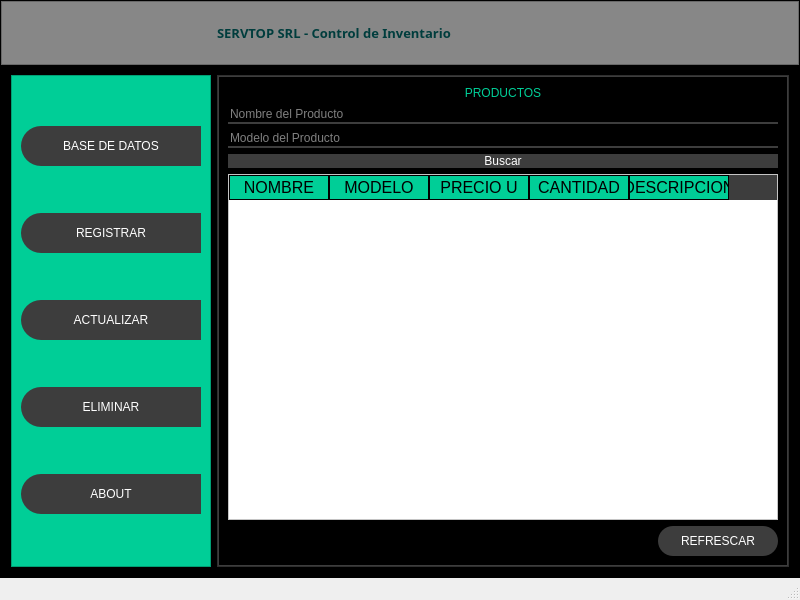
<?xml version="1.0" encoding="UTF-8"?>
<ui version="4.0">
 <class>MainWindow</class>
 <widget class="QMainWindow" name="MainWindow">
  <property name="geometry">
   <rect>
    <x>0</x>
    <y>0</y>
    <width>800</width>
    <height>600</height>
   </rect>
  </property>
  <property name="windowTitle">
   <string>MainWindow</string>
  </property>
  <widget class="QWidget" name="centralwidget">
   <layout class="QVBoxLayout" name="verticalLayout">
    <property name="spacing">
     <number>0</number>
    </property>
    <property name="leftMargin">
     <number>0</number>
    </property>
    <property name="topMargin">
     <number>0</number>
    </property>
    <property name="rightMargin">
     <number>0</number>
    </property>
    <property name="bottomMargin">
     <number>0</number>
    </property>
    <item>
     <widget class="QFrame" name="frame">
      <property name="styleSheet">
       <string notr="true">background-color: rgb(0, 0, 0);</string>
      </property>
      <property name="frameShape">
       <enum>QFrame::Shape::StyledPanel</enum>
      </property>
      <property name="frameShadow">
       <enum>QFrame::Shadow::Raised</enum>
      </property>
      <layout class="QVBoxLayout" name="verticalLayout_2" stretch="1,8">
       <property name="spacing">
        <number>0</number>
       </property>
       <property name="leftMargin">
        <number>0</number>
       </property>
       <property name="topMargin">
        <number>0</number>
       </property>
       <property name="rightMargin">
        <number>0</number>
       </property>
       <property name="bottomMargin">
        <number>0</number>
       </property>
       <item>
        <widget class="QFrame" name="frame_superior">
         <property name="minimumSize">
          <size>
           <width>0</width>
           <height>42</height>
          </size>
         </property>
         <property name="mouseTracking">
          <bool>false</bool>
         </property>
         <property name="styleSheet">
          <string notr="true">QFrame{
background-color: rgb(135, 135, 135);
}


QPushButton {
border: none;
background: transparent;
border-radius: 20px;
color: green;
}


QPushButton:hover{
background-color: rgb(61,61,61);
border-radius:20px;
}

QLabel {
color: rgb(0,61,61);
font-size: 80 16pt;
}</string>
         </property>
         <property name="frameShape">
          <enum>QFrame::Shape::StyledPanel</enum>
         </property>
         <property name="frameShadow">
          <enum>QFrame::Shadow::Raised</enum>
         </property>
         <layout class="QHBoxLayout" name="horizontalLayout">
          <item>
           <widget class="QPushButton" name="bt_menu">
            <property name="minimumSize">
             <size>
              <width>200</width>
              <height>0</height>
             </size>
            </property>
            <property name="text">
             <string/>
            </property>
            <property name="icon">
             <iconset>
              <normaloff>imgs/menu.png</normaloff>imgs/menu.png</iconset>
            </property>
            <property name="iconSize">
             <size>
              <width>32</width>
              <height>32</height>
             </size>
            </property>
           </widget>
          </item>
          <item>
           <widget class="QLabel" name="label_16">
            <property name="minimumSize">
             <size>
              <width>300</width>
              <height>0</height>
             </size>
            </property>
            <property name="font">
             <font>
              <family>Monospac821 BT</family>
              <pointsize>10</pointsize>
              <bold>true</bold>
             </font>
            </property>
            <property name="text">
             <string>SERVTOP SRL - Control de Inventario</string>
            </property>
           </widget>
          </item>
          <item>
           <spacer name="horizontalSpacer">
            <property name="orientation">
             <enum>Qt::Orientation::Horizontal</enum>
            </property>
            <property name="sizeHint" stdset="0">
             <size>
              <width>377</width>
              <height>20</height>
             </size>
            </property>
           </spacer>
          </item>
          <item>
           <widget class="QPushButton" name="bt_minimizar">
            <property name="minimumSize">
             <size>
              <width>40</width>
              <height>40</height>
             </size>
            </property>
            <property name="text">
             <string/>
            </property>
            <property name="icon">
             <iconset>
              <normaloff>imgs/minimizar-signo.png</normaloff>imgs/minimizar-signo.png</iconset>
            </property>
            <property name="iconSize">
             <size>
              <width>38</width>
              <height>38</height>
             </size>
            </property>
           </widget>
          </item>
          <item>
           <widget class="QPushButton" name="bt_achicar">
            <property name="minimumSize">
             <size>
              <width>40</width>
              <height>40</height>
             </size>
            </property>
            <property name="text">
             <string/>
            </property>
            <property name="icon">
             <iconset>
              <normaloff>imgs/minimizar.png</normaloff>imgs/minimizar.png</iconset>
            </property>
            <property name="iconSize">
             <size>
              <width>38</width>
              <height>38</height>
             </size>
            </property>
           </widget>
          </item>
          <item>
           <widget class="QPushButton" name="bt_maximizar">
            <property name="minimumSize">
             <size>
              <width>40</width>
              <height>40</height>
             </size>
            </property>
            <property name="text">
             <string/>
            </property>
            <property name="icon">
             <iconset>
              <normaloff>imgs/opcion-de-maximizar-tamano.png</normaloff>imgs/opcion-de-maximizar-tamano.png</iconset>
            </property>
            <property name="iconSize">
             <size>
              <width>38</width>
              <height>38</height>
             </size>
            </property>
           </widget>
          </item>
          <item>
           <widget class="QPushButton" name="bt_cerrar">
            <property name="minimumSize">
             <size>
              <width>40</width>
              <height>40</height>
             </size>
            </property>
            <property name="text">
             <string/>
            </property>
            <property name="icon">
             <iconset>
              <normaloff>imgs/cerrar.png</normaloff>imgs/cerrar.png</iconset>
            </property>
            <property name="iconSize">
             <size>
              <width>16</width>
              <height>16</height>
             </size>
            </property>
           </widget>
          </item>
         </layout>
        </widget>
       </item>
       <item>
        <widget class="QFrame" name="frame_contenido">
         <property name="frameShape">
          <enum>QFrame::Shape::StyledPanel</enum>
         </property>
         <property name="frameShadow">
          <enum>QFrame::Shadow::Raised</enum>
         </property>
         <layout class="QHBoxLayout" name="horizontalLayout_2">
          <item>
           <widget class="QFrame" name="frame_menu">
            <property name="minimumSize">
             <size>
              <width>200</width>
              <height>0</height>
             </size>
            </property>
            <property name="maximumSize">
             <size>
              <width>0</width>
              <height>16777215</height>
             </size>
            </property>
            <property name="styleSheet">
             <string notr="true">QFrame {
    background-color: rgb(0,206,151);
}

QPushButton {
    background-color: rgb(61,61,61);
    border-top-left-radius: 20px;
    border-bottom-left-radius: 20px;
    color: rgb(255,255,255);
    font: 77 10pt &quot;Arial Black&quot;;
    border: none; /* Asegura que no haya borde en el estado normal */
}

QPushButton:hover {
    background-color: white;
    color: rgb(0,0,0);
    border: none; /* Asegura que el borde no cambie en hover */
}

QPushButton:pressed {
    background-color: rgb(200, 200, 200); /* Añadir un color para el estado de presionado, si lo deseas */
}
</string>
            </property>
            <property name="frameShape">
             <enum>QFrame::Shape::StyledPanel</enum>
            </property>
            <property name="frameShadow">
             <enum>QFrame::Shadow::Raised</enum>
            </property>
            <layout class="QVBoxLayout" name="verticalLayout_3">
             <item>
              <widget class="QPushButton" name="bt_database">
               <property name="minimumSize">
                <size>
                 <width>0</width>
                 <height>40</height>
                </size>
               </property>
               <property name="text">
                <string>BASE DE DATOS</string>
               </property>
               <property name="icon">
                <iconset>
                 <normaloff>imgs/bt_db.png</normaloff>imgs/bt_db.png</iconset>
               </property>
               <property name="iconSize">
                <size>
                 <width>32</width>
                 <height>32</height>
                </size>
               </property>
              </widget>
             </item>
             <item>
              <widget class="QPushButton" name="bt_registrar">
               <property name="minimumSize">
                <size>
                 <width>0</width>
                 <height>40</height>
                </size>
               </property>
               <property name="text">
                <string>REGISTRAR</string>
               </property>
               <property name="icon">
                <iconset>
                 <normaloff>imgs/agregar-archivo.png</normaloff>imgs/agregar-archivo.png</iconset>
               </property>
               <property name="iconSize">
                <size>
                 <width>32</width>
                 <height>32</height>
                </size>
               </property>
              </widget>
             </item>
             <item>
              <widget class="QPushButton" name="bt_actualizar">
               <property name="minimumSize">
                <size>
                 <width>0</width>
                 <height>40</height>
                </size>
               </property>
               <property name="text">
                <string>ACTUALIZAR</string>
               </property>
               <property name="icon">
                <iconset>
                 <normaloff>imgs/editar.png</normaloff>imgs/editar.png</iconset>
               </property>
               <property name="iconSize">
                <size>
                 <width>32</width>
                 <height>32</height>
                </size>
               </property>
              </widget>
             </item>
             <item>
              <widget class="QPushButton" name="bt_eliminar">
               <property name="minimumSize">
                <size>
                 <width>0</width>
                 <height>40</height>
                </size>
               </property>
               <property name="text">
                <string>ELIMINAR</string>
               </property>
               <property name="icon">
                <iconset>
                 <normaloff>imgs/borrar.png</normaloff>imgs/borrar.png</iconset>
               </property>
               <property name="iconSize">
                <size>
                 <width>32</width>
                 <height>32</height>
                </size>
               </property>
              </widget>
             </item>
             <item>
              <widget class="QPushButton" name="bt_ajustes">
               <property name="minimumSize">
                <size>
                 <width>0</width>
                 <height>40</height>
                </size>
               </property>
               <property name="text">
                <string>ABOUT</string>
               </property>
               <property name="icon">
                <iconset>
                 <normaloff>imgs/acerca-de.png</normaloff>imgs/acerca-de.png</iconset>
               </property>
               <property name="iconSize">
                <size>
                 <width>32</width>
                 <height>32</height>
                </size>
               </property>
              </widget>
             </item>
            </layout>
           </widget>
          </item>
          <item>
           <widget class="QFrame" name="frame_paginas">
            <property name="styleSheet">
             <string notr="true">QFrame{
background-color: rgb(61, 61, 61);
}

QLabel {
font: 87 12pt &quot;Arial Black&quot;;
background-color: #000000ff;
color: rgb(0,206,151);
border: 0px solid #14C8DC;
}

QLineEdit {
border: 0px;
color: rgb(255,255,255);
border-bottom: 2px solid rgb(61,61,61);
font: 75 12pt &quot;Times New Roman&quot;;
}

QPushButton {
background-color: rgb(61, 61, 61);
border-radius: 15px;
color: rgb(255,255,255);
font: 77 10pt &quot;Arial Black&quot;;
}

QPushButton:hover{
background-color: rgb(0,206,151);
border-radius: 15px;
color: rgb(0,0,0);
font: 77 10pt &quot;Arial Black&quot;;
}

QTableWidget{
background-color: rgb(255, 255, 255);
color: rgb(0,0,0);
gridline-color: rgb(0,206,151);
font-size: 12pt;
color: #000000;
}

QHeaderView::section{
background-color: rgb(0,206,151);
border: 1px solid rgb(0,0,0);
font-size: 12pt;
}

QTableWidget QTableCornerButton::section{
background-color: rgb(0, 0, 0);
border: 1px solid rgb(0,206,151);
}</string>
            </property>
            <property name="frameShape">
             <enum>QFrame::Shape::StyledPanel</enum>
            </property>
            <property name="frameShadow">
             <enum>QFrame::Shadow::Raised</enum>
            </property>
            <layout class="QVBoxLayout" name="verticalLayout_4">
             <property name="spacing">
              <number>0</number>
             </property>
             <property name="leftMargin">
              <number>1</number>
             </property>
             <property name="topMargin">
              <number>1</number>
             </property>
             <property name="rightMargin">
              <number>1</number>
             </property>
             <property name="bottomMargin">
              <number>1</number>
             </property>
             <item>
              <widget class="QStackedWidget" name="stackedWidget">
               <property name="styleSheet">
                <string notr="true">QTextEdit {
color: white;
}</string>
               </property>
               <property name="currentIndex">
                <number>5</number>
               </property>
               <widget class="QWidget" name="page_registrar">
                <layout class="QVBoxLayout" name="verticalLayout_8">
                 <item>
                  <widget class="QLabel" name="label_7">
                   <property name="text">
                    <string>REGISTRAR PRODUCTO</string>
                   </property>
                   <property name="alignment">
                    <set>Qt::AlignmentFlag::AlignCenter</set>
                   </property>
                  </widget>
                 </item>
                 <item>
                  <spacer name="verticalSpacer">
                   <property name="orientation">
                    <enum>Qt::Orientation::Vertical</enum>
                   </property>
                   <property name="sizeHint" stdset="0">
                    <size>
                     <width>20</width>
                     <height>40</height>
                    </size>
                   </property>
                  </spacer>
                 </item>
                 <item>
                  <layout class="QHBoxLayout" name="horizontalLayout_4">
                   <item>
                    <layout class="QVBoxLayout" name="verticalLayout_6">
                     <property name="spacing">
                      <number>30</number>
                     </property>
                     <item>
                      <widget class="QLabel" name="label_2">
                       <property name="text">
                        <string>NOMBRE</string>
                       </property>
                      </widget>
                     </item>
                     <item>
                      <widget class="QLabel" name="label_3">
                       <property name="text">
                        <string>MODELO</string>
                       </property>
                      </widget>
                     </item>
                     <item>
                      <widget class="QLabel" name="label_4">
                       <property name="text">
                        <string>CANTIDAD</string>
                       </property>
                      </widget>
                     </item>
                     <item>
                      <widget class="QLabel" name="label_5">
                       <property name="text">
                        <string>PRECIO U</string>
                       </property>
                      </widget>
                     </item>
                     <item>
                      <widget class="QLabel" name="label_6">
                       <property name="text">
                        <string>DESCRIPCION</string>
                       </property>
                      </widget>
                     </item>
                    </layout>
                   </item>
                   <item>
                    <layout class="QVBoxLayout" name="verticalLayout_7">
                     <property name="spacing">
                      <number>30</number>
                     </property>
                     <item>
                      <widget class="QLineEdit" name="line_reg_nombre"/>
                     </item>
                     <item>
                      <widget class="QLineEdit" name="line_reg_modelo"/>
                     </item>
                     <item>
                      <widget class="QLineEdit" name="line_reg_cantidad"/>
                     </item>
                     <item>
                      <widget class="QLineEdit" name="line_reg_precio"/>
                     </item>
                     <item>
                      <widget class="QLineEdit" name="line_reg_desc"/>
                     </item>
                    </layout>
                   </item>
                   <item>
                    <spacer name="horizontalSpacer_4">
                     <property name="orientation">
                      <enum>Qt::Orientation::Horizontal</enum>
                     </property>
                     <property name="sizeHint" stdset="0">
                      <size>
                       <width>40</width>
                       <height>20</height>
                      </size>
                     </property>
                    </spacer>
                   </item>
                  </layout>
                 </item>
                 <item>
                  <spacer name="verticalSpacer_2">
                   <property name="orientation">
                    <enum>Qt::Orientation::Vertical</enum>
                   </property>
                   <property name="sizeHint" stdset="0">
                    <size>
                     <width>20</width>
                     <height>40</height>
                    </size>
                   </property>
                  </spacer>
                 </item>
                 <item>
                  <layout class="QHBoxLayout" name="horizontalLayout_5">
                   <item>
                    <widget class="QLabel" name="signal_registrar">
                     <property name="minimumSize">
                      <size>
                       <width>200</width>
                       <height>0</height>
                      </size>
                     </property>
                     <property name="text">
                      <string/>
                     </property>
                     <property name="alignment">
                      <set>Qt::AlignmentFlag::AlignCenter</set>
                     </property>
                    </widget>
                   </item>
                   <item>
                    <spacer name="horizontalSpacer_3">
                     <property name="orientation">
                      <enum>Qt::Orientation::Horizontal</enum>
                     </property>
                     <property name="sizeHint" stdset="0">
                      <size>
                       <width>40</width>
                       <height>20</height>
                      </size>
                     </property>
                    </spacer>
                   </item>
                   <item>
                    <widget class="QPushButton" name="bt_agregar">
                     <property name="minimumSize">
                      <size>
                       <width>100</width>
                       <height>30</height>
                      </size>
                     </property>
                     <property name="text">
                      <string>REGISTRAR</string>
                     </property>
                    </widget>
                   </item>
                  </layout>
                 </item>
                </layout>
               </widget>
               <widget class="QWidget" name="page_eliminar">
                <layout class="QVBoxLayout" name="verticalLayout_12">
                 <item>
                  <widget class="QLabel" name="label_17">
                   <property name="text">
                    <string>ELIMINAR PRODUCTO</string>
                   </property>
                   <property name="alignment">
                    <set>Qt::AlignmentFlag::AlignCenter</set>
                   </property>
                  </widget>
                 </item>
                 <item>
                  <layout class="QHBoxLayout" name="horizontalLayout_9">
                   <item>
                    <widget class="QLabel" name="label_18">
                     <property name="text">
                      <string>NOMBRE DEL PRODUCTO</string>
                     </property>
                    </widget>
                   </item>
                   <item>
                    <widget class="QLineEdit" name="line_nombre_eliminar">
                     <property name="placeholderText">
                      <string>Nombre</string>
                     </property>
                    </widget>
                   </item>
                   <item>
                    <widget class="QLineEdit" name="line_modelo_eliminar">
                     <property name="placeholderText">
                      <string>Modelo</string>
                     </property>
                    </widget>
                   </item>
                   <item>
                    <widget class="QPushButton" name="bt_buscar_eliminar">
                     <property name="minimumSize">
                      <size>
                       <width>100</width>
                       <height>30</height>
                      </size>
                     </property>
                     <property name="text">
                      <string>BUSCAR</string>
                     </property>
                    </widget>
                   </item>
                  </layout>
                 </item>
                 <item>
                  <widget class="QTableWidget" name="tablaBorrar">
                   <column>
                    <property name="text">
                     <string>NOMBRE</string>
                    </property>
                   </column>
                   <column>
                    <property name="text">
                     <string>MODELO</string>
                    </property>
                   </column>
                   <column>
                    <property name="text">
                     <string>CANTIDAD</string>
                    </property>
                   </column>
                   <column>
                    <property name="text">
                     <string>PRECIO U</string>
                    </property>
                   </column>
                   <column>
                    <property name="text">
                     <string>DESCRIPCION</string>
                    </property>
                   </column>
                  </widget>
                 </item>
                 <item>
                  <layout class="QHBoxLayout" name="horizontalLayout_10">
                   <item>
                    <widget class="QLabel" name="signal_eliminar">
                     <property name="minimumSize">
                      <size>
                       <width>200</width>
                       <height>30</height>
                      </size>
                     </property>
                     <property name="text">
                      <string/>
                     </property>
                    </widget>
                   </item>
                   <item>
                    <spacer name="horizontalSpacer_7">
                     <property name="orientation">
                      <enum>Qt::Orientation::Horizontal</enum>
                     </property>
                     <property name="sizeHint" stdset="0">
                      <size>
                       <width>40</width>
                       <height>20</height>
                      </size>
                     </property>
                    </spacer>
                   </item>
                   <item>
                    <widget class="QPushButton" name="bt_borrar">
                     <property name="minimumSize">
                      <size>
                       <width>100</width>
                       <height>30</height>
                      </size>
                     </property>
                     <property name="text">
                      <string>ELIMINAR</string>
                     </property>
                    </widget>
                   </item>
                  </layout>
                 </item>
                </layout>
               </widget>
               <widget class="QWidget" name="page_descripcion">
                <layout class="QVBoxLayout" name="verticalLayout_14">
                 <item>
                  <widget class="QLabel" name="label_19">
                   <property name="text">
                    <string>DESCRIPCION</string>
                   </property>
                   <property name="alignment">
                    <set>Qt::AlignmentFlag::AlignCenter</set>
                   </property>
                  </widget>
                 </item>
                 <item>
                  <widget class="QTextEdit" name="text_desc">
                   <property name="styleSheet">
                    <string notr="true">color:white</string>
                   </property>
                  </widget>
                 </item>
                 <item>
                  <layout class="QHBoxLayout" name="horizontalLayout_11">
                   <item>
                    <widget class="QLabel" name="signal_desc">
                     <property name="minimumSize">
                      <size>
                       <width>200</width>
                       <height>0</height>
                      </size>
                     </property>
                     <property name="text">
                      <string/>
                     </property>
                    </widget>
                   </item>
                   <item>
                    <spacer name="horizontalSpacer_8">
                     <property name="orientation">
                      <enum>Qt::Orientation::Horizontal</enum>
                     </property>
                     <property name="sizeHint" stdset="0">
                      <size>
                       <width>40</width>
                       <height>20</height>
                      </size>
                     </property>
                    </spacer>
                   </item>
                   <item>
                    <widget class="QPushButton" name="bt_guardar_desc">
                     <property name="minimumSize">
                      <size>
                       <width>80</width>
                       <height>30</height>
                      </size>
                     </property>
                     <property name="text">
                      <string>GUARDAR</string>
                     </property>
                    </widget>
                   </item>
                   <item>
                    <widget class="QPushButton" name="bt_volver_desc">
                     <property name="minimumSize">
                      <size>
                       <width>80</width>
                       <height>30</height>
                      </size>
                     </property>
                     <property name="text">
                      <string>VOLVER</string>
                     </property>
                    </widget>
                   </item>
                  </layout>
                 </item>
                </layout>
                <zorder>text_desc</zorder>
                <zorder>label_19</zorder>
               </widget>
               <widget class="QWidget" name="page_ajustes">
                <layout class="QVBoxLayout" name="verticalLayout_13">
                 <item>
                  <widget class="QLabel" name="label_8">
                   <property name="text">
                    <string>Control de Inventario</string>
                   </property>
                   <property name="alignment">
                    <set>Qt::AlignmentFlag::AlignCenter</set>
                   </property>
                  </widget>
                 </item>
                 <item>
                  <widget class="QTextBrowser" name="textBrowser">
                   <property name="html">
                    <string>&lt;!DOCTYPE HTML PUBLIC &quot;-//W3C//DTD HTML 4.0//EN&quot; &quot;http://www.w3.org/TR/REC-html40/strict.dtd&quot;&gt;
&lt;html&gt;&lt;head&gt;&lt;meta name=&quot;qrichtext&quot; content=&quot;1&quot; /&gt;&lt;meta charset=&quot;utf-8&quot; /&gt;&lt;style type=&quot;text/css&quot;&gt;
p, li { white-space: pre-wrap; }
hr { height: 1px; border-width: 0; }
li.unchecked::marker { content: &quot;\2610&quot;; }
li.checked::marker { content: &quot;\2612&quot;; }
&lt;/style&gt;&lt;/head&gt;&lt;body style=&quot; font-family:'Segoe UI'; font-size:9pt; font-weight:400; font-style:normal;&quot;&gt;
&lt;h3 align=&quot;justify&quot; style=&quot; margin-top:14px; margin-bottom:12px; margin-left:0px; margin-right:0px; -qt-block-indent:0; text-indent:0px;&quot;&gt;&lt;span style=&quot; font-size:large; font-weight:700; color:#ffffff;&quot;&gt;Acerca de&lt;/span&gt;&lt;/h3&gt;
&lt;p align=&quot;justify&quot; style=&quot; margin-top:12px; margin-bottom:12px; margin-left:0px; margin-right:0px; -qt-block-indent:0; text-indent:0px;&quot;&gt;&lt;span style=&quot; color:#ffffff;&quot;&gt;Programa de Control de Inventario&lt;br /&gt;Desarrollado por: Alfredo Moreno&lt;br /&gt;Para: Servtop SRL&lt;/span&gt;&lt;/p&gt;
&lt;p align=&quot;justify&quot; style=&quot; margin-top:12px; margin-bottom:12px; margin-left:0px; margin-right:0px; -qt-block-indent:0; text-indent:0px;&quot;&gt;&lt;span style=&quot; color:#ffffff;&quot;&gt;Este software ha sido creado para facilitar y optimizar la gestión de inventarios en la empresa Servtop SRL. Permite registrar, buscar, modificar y eliminar productos de manera sencilla y eficiente, mejorando la organización y el control de los artículos almacenados.&lt;/span&gt;&lt;/p&gt;
&lt;h3 align=&quot;justify&quot; style=&quot; margin-top:14px; margin-bottom:12px; margin-left:0px; margin-right:0px; -qt-block-indent:0; text-indent:0px;&quot;&gt;&lt;span style=&quot; font-size:large; font-weight:700; color:#ffffff;&quot;&gt;Características principales:&lt;/span&gt;&lt;/h3&gt;
&lt;ul style=&quot;margin-top: 0px; margin-bottom: 0px; margin-left: 0px; margin-right: 0px; -qt-list-indent: 1;&quot;&gt;
&lt;li style=&quot; color:#ffffff;&quot; align=&quot;justify&quot; style=&quot; margin-top:12px; margin-bottom:0px; margin-left:0px; margin-right:0px; -qt-block-indent:0; text-indent:0px;&quot;&gt;Registro de productos con datos como nombre, modelo, cantidad, precio y descripción.&lt;/li&gt;
&lt;li style=&quot; color:#ffffff;&quot; align=&quot;justify&quot; style=&quot; margin-top:0px; margin-bottom:0px; margin-left:0px; margin-right:0px; -qt-block-indent:0; text-indent:0px;&quot;&gt;Búsqueda rápida de productos por nombre.&lt;/li&gt;
&lt;li style=&quot; color:#ffffff;&quot; align=&quot;justify&quot; style=&quot; margin-top:0px; margin-bottom:0px; margin-left:0px; margin-right:0px; -qt-block-indent:0; text-indent:0px;&quot;&gt;Modificación y eliminación de productos de la base de datos.&lt;/li&gt;
&lt;li style=&quot; color:#ffffff;&quot; align=&quot;justify&quot; style=&quot; margin-top:0px; margin-bottom:0px; margin-left:0px; margin-right:0px; -qt-block-indent:0; text-indent:0px;&quot;&gt;Interfaz intuitiva y fácil de usar.&lt;/li&gt;
&lt;li style=&quot; color:#ffffff;&quot; align=&quot;justify&quot; style=&quot; margin-top:0px; margin-bottom:12px; margin-left:0px; margin-right:0px; -qt-block-indent:0; text-indent:0px;&quot;&gt;Gestión de inventario en tiempo real.&lt;/li&gt;&lt;/ul&gt;
&lt;p align=&quot;justify&quot; style=&quot; margin-top:12px; margin-bottom:12px; margin-left:0px; margin-right:0px; -qt-block-indent:0; text-indent:0px;&quot;&gt;&lt;span style=&quot; color:#ffffff;&quot;&gt;Este programa está diseñado para ayudar a los empleados de Servtop SRL a mantener un inventario actualizado y controlar el flujo de productos de manera más eficiente.&lt;/span&gt;&lt;/p&gt;&lt;/body&gt;&lt;/html&gt;</string>
                   </property>
                  </widget>
                 </item>
                </layout>
               </widget>
               <widget class="QWidget" name="page_actualizar">
                <layout class="QVBoxLayout" name="verticalLayout_11">
                 <item>
                  <widget class="QLabel" name="label_9">
                   <property name="text">
                    <string>ACTUALIZAR PRODUCTOS</string>
                   </property>
                   <property name="alignment">
                    <set>Qt::AlignmentFlag::AlignCenter</set>
                   </property>
                  </widget>
                 </item>
                 <item>
                  <layout class="QHBoxLayout" name="horizontalLayout_8">
                   <item>
                    <widget class="QLabel" name="label_10">
                     <property name="text">
                      <string>NOMBRE DEL PRODUCTO</string>
                     </property>
                    </widget>
                   </item>
                   <item>
                    <widget class="QLineEdit" name="line_nombre_actualizar">
                     <property name="placeholderText">
                      <string>Nombre</string>
                     </property>
                    </widget>
                   </item>
                   <item>
                    <widget class="QLineEdit" name="line_modelo_actualizar">
                     <property name="placeholderText">
                      <string>Modelo</string>
                     </property>
                    </widget>
                   </item>
                   <item>
                    <widget class="QPushButton" name="bt_buscar_actualizar">
                     <property name="minimumSize">
                      <size>
                       <width>100</width>
                       <height>30</height>
                      </size>
                     </property>
                     <property name="text">
                      <string>BUSCAR</string>
                     </property>
                    </widget>
                   </item>
                  </layout>
                 </item>
                 <item>
                  <layout class="QHBoxLayout" name="horizontalLayout_6">
                   <item>
                    <layout class="QVBoxLayout" name="verticalLayout_9">
                     <property name="spacing">
                      <number>30</number>
                     </property>
                     <item>
                      <widget class="QLabel" name="label_11">
                       <property name="text">
                        <string>NOMBRE</string>
                       </property>
                      </widget>
                     </item>
                     <item>
                      <widget class="QLabel" name="label_12">
                       <property name="text">
                        <string>MODELO</string>
                       </property>
                      </widget>
                     </item>
                     <item>
                      <widget class="QLabel" name="label_13">
                       <property name="text">
                        <string>PRECIO U</string>
                       </property>
                      </widget>
                     </item>
                     <item>
                      <widget class="QLabel" name="label_14">
                       <property name="text">
                        <string>CANTIDAD</string>
                       </property>
                      </widget>
                     </item>
                     <item>
                      <widget class="QLabel" name="label_15">
                       <property name="text">
                        <string>DESCRIPCION</string>
                       </property>
                      </widget>
                     </item>
                    </layout>
                   </item>
                   <item>
                    <layout class="QVBoxLayout" name="verticalLayout_10">
                     <property name="spacing">
                      <number>30</number>
                     </property>
                     <item>
                      <widget class="QLineEdit" name="line_nombre_act"/>
                     </item>
                     <item>
                      <widget class="QLineEdit" name="line_modelo_act"/>
                     </item>
                     <item>
                      <widget class="QLineEdit" name="line_precio_act"/>
                     </item>
                     <item>
                      <widget class="QLineEdit" name="line_cant_act"/>
                     </item>
                     <item>
                      <widget class="QLineEdit" name="line_desc_act"/>
                     </item>
                    </layout>
                   </item>
                   <item>
                    <spacer name="horizontalSpacer_6">
                     <property name="orientation">
                      <enum>Qt::Orientation::Horizontal</enum>
                     </property>
                     <property name="sizeHint" stdset="0">
                      <size>
                       <width>40</width>
                       <height>20</height>
                      </size>
                     </property>
                    </spacer>
                   </item>
                  </layout>
                 </item>
                 <item>
                  <layout class="QHBoxLayout" name="horizontalLayout_7">
                   <item>
                    <widget class="QLabel" name="signal_actualizar">
                     <property name="minimumSize">
                      <size>
                       <width>120</width>
                       <height>30</height>
                      </size>
                     </property>
                     <property name="text">
                      <string/>
                     </property>
                    </widget>
                   </item>
                   <item>
                    <spacer name="horizontalSpacer_5">
                     <property name="orientation">
                      <enum>Qt::Orientation::Horizontal</enum>
                     </property>
                     <property name="sizeHint" stdset="0">
                      <size>
                       <width>40</width>
                       <height>20</height>
                      </size>
                     </property>
                    </spacer>
                   </item>
                   <item>
                    <widget class="QPushButton" name="bt_actualizar_update">
                     <property name="minimumSize">
                      <size>
                       <width>100</width>
                       <height>30</height>
                      </size>
                     </property>
                     <property name="text">
                      <string>ACTUALIZAR</string>
                     </property>
                    </widget>
                   </item>
                  </layout>
                 </item>
                </layout>
               </widget>
               <widget class="QWidget" name="page_db">
                <layout class="QVBoxLayout" name="verticalLayout_5">
                 <item>
                  <widget class="QLabel" name="label">
                   <property name="text">
                    <string>PRODUCTOS</string>
                   </property>
                   <property name="alignment">
                    <set>Qt::AlignmentFlag::AlignCenter</set>
                   </property>
                  </widget>
                 </item>
                 <item>
                  <widget class="QLineEdit" name="line_nombre_db">
                   <property name="placeholderText">
                    <string>Nombre del Producto</string>
                   </property>
                  </widget>
                 </item>
                 <item>
                  <widget class="QLineEdit" name="line_modelo_db">
                   <property name="placeholderText">
                    <string>Modelo del Producto</string>
                   </property>
                  </widget>
                 </item>
                 <item>
                  <widget class="QPushButton" name="bt_buscar_db">
                   <property name="text">
                    <string>Buscar</string>
                   </property>
                  </widget>
                 </item>
                 <item>
                  <widget class="QTableWidget" name="tablaProductos">
                   <column>
                    <property name="text">
                     <string>NOMBRE</string>
                    </property>
                   </column>
                   <column>
                    <property name="text">
                     <string>MODELO</string>
                    </property>
                   </column>
                   <column>
                    <property name="text">
                     <string>PRECIO U</string>
                    </property>
                   </column>
                   <column>
                    <property name="text">
                     <string>CANTIDAD</string>
                    </property>
                   </column>
                   <column>
                    <property name="text">
                     <string>DESCRIPCION</string>
                    </property>
                   </column>
                  </widget>
                 </item>
                 <item>
                  <layout class="QHBoxLayout" name="horizontalLayout_3">
                   <item>
                    <widget class="QLabel" name="signal_db">
                     <property name="minimumSize">
                      <size>
                       <width>200</width>
                       <height>0</height>
                      </size>
                     </property>
                     <property name="text">
                      <string/>
                     </property>
                    </widget>
                   </item>
                   <item>
                    <spacer name="horizontalSpacer_2">
                     <property name="orientation">
                      <enum>Qt::Orientation::Horizontal</enum>
                     </property>
                     <property name="sizeHint" stdset="0">
                      <size>
                       <width>40</width>
                       <height>20</height>
                      </size>
                     </property>
                    </spacer>
                   </item>
                   <item>
                    <widget class="QPushButton" name="bt_refrescar">
                     <property name="minimumSize">
                      <size>
                       <width>120</width>
                       <height>30</height>
                      </size>
                     </property>
                     <property name="text">
                      <string>REFRESCAR</string>
                     </property>
                    </widget>
                   </item>
                  </layout>
                 </item>
                </layout>
               </widget>
              </widget>
             </item>
            </layout>
           </widget>
          </item>
         </layout>
        </widget>
       </item>
      </layout>
     </widget>
    </item>
   </layout>
  </widget>
  <widget class="QMenuBar" name="menubar">
   <property name="geometry">
    <rect>
     <x>0</x>
     <y>0</y>
     <width>800</width>
     <height>22</height>
    </rect>
   </property>
  </widget>
  <widget class="QStatusBar" name="statusbar"/>
 </widget>
 <resources/>
 <connections/>
</ui>
